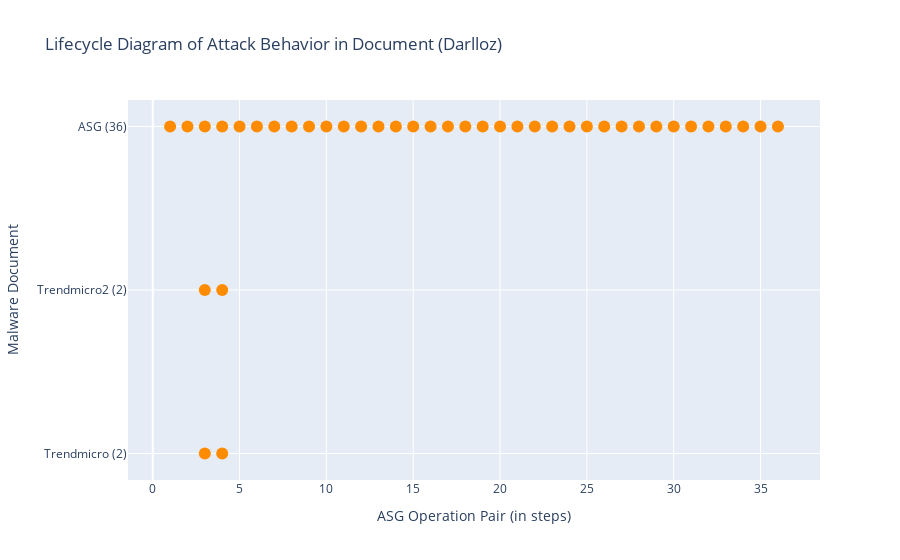

The cell this chart's notebook holds for it:
### Markdown cell above
### Run Script: draw Lifecycle diagram
- 兩個 traces (legend) 一般的 OP 和 ChangeSys OP。分兩個顏色，不重疊。
- x: [a,a,a,a,b,b,b,c,c,c] 不同 report 的 step 可以放同一個 list，因為屬於同個 trace。

### Code cell
# import plotly.express as px
import plotly.graph_objects as go

def symmetric_difference(list1: list, list2: list) -> list:
    ''' return list1 - list2. '''
    s = set(list2)
    temp3 = [x for x in list1 if x not in s]
    return temp3

def draw_lifecycle(fset:FamilySet):
    familname = fset.familyname
    # reportnames = [rem.reportname for rem in fset.rem_lst if len(rem.match_regex)]

    fig = go.Figure()
    x, y = [], []
    x_sys, y_sys = [], []
    for i, rem in enumerate(fset.rem_lst):
        if len(rem.OPset_order_index) == 0:
            continue

        numOfDot = len(rem.OPset_order_index)
        reportname = rem.reportname.split('.')[0]
        reportname = reportname.split('-')[1]
        if reportname == 'Ms':
            reportname = 'Microsoft'
        reportname += f' ({numOfDot})'
        x_sys.extend(rem.SysOPset_order_index) # 改變系統設定檔的 OP
        y_sys.extend([reportname] * len(rem.SysOPset_order_index))
        current_x_normal = symmetric_difference(rem.OPset_order_index, rem.SysOPset_order_index) # 一般的/其餘的 OP
        # print(reportname, 'numOfDot', numOfDot, 'rem.OPset_order_index', rem.OPset_order_index)
        # print('x_normal', current_x_normal, 'x_sys', rem.SysOPset_order_index)
        x.extend(current_x_normal)
        y.extend([reportname] * len(current_x_normal))
        pass
    # todo: add baseline's lifecycle
    print()
    rowname = f'ASG ({len(fset.sample.OPset)})'
    current_x_system = fset.sample.OPset_sysOnly_ordered_index
    current_x_normal = symmetric_difference(list(range(len(fset.sample.OPset))), current_x_system) # all steps - sysobj steps
    # print(sorted(current_x_system)) # 只能放UPDATE的，OPEN/READ不能喔
    x_sys.extend(current_x_system)
    y_sys.extend([rowname] * len(current_x_system)) 
    x.extend(current_x_normal)
    y.extend([rowname] * len(current_x_normal))
    # print(rowname, len(fset.sample.OPset), len(current_x_system), len(current_x_normal))
    
    # normal OPs
    x = [idx+1 for idx in x] # add 1 to each asg index
    fig.add_trace(go.Scatter(
        x=x,
        y=y,
        marker=dict(color="darkorange", size=12),
        mode="markers",
        name="Normal Operation Pair",
    ))

    # changeSysObj OPs
    x_sys = x = [idx+1 for idx in x_sys]
    fig.add_trace(go.Scatter(
        x=x_sys,
        y=y_sys,
        marker=dict(color="blue", size=12),
        mode="markers",
        name="Change SR Operation Pair",
    ))

    fig.update_layout(title=f"Lifecycle Diagram of Attack Behavior in Document ({familname})",
                    xaxis_title="ASG Operation Pair (in steps)",
                    yaxis_title="Malware Document")
    fig.show()
    pass

draw_lifecycle(fset)

### Figure 1 — Plotly figure (JSON) as saved in the notebook; plotly's stock layout.template omitted (floating-point values rounded to 4 significant figures)
{"data": [{"marker": {"color": "darkorange", "size": 12}, "mode": "markers", "name": "Normal Operation Pair", "type": "scatter", "x": [3, 4, 3, 4, 1, 2, 3, 4, 5, 6, 7, 8, 9, 10, 11, 12, 13, 14, 15, 16, 17, 18, 19, 20, 21, 22, 23, 24, 25, 26, 27, 28, 29, 30, 31, 32, 33, 34, 35, 36], "y": ["Trendmicro (2)", "Trendmicro (2)", "Trendmicro2 (2)", "Trendmicro2 (2)", "ASG (36)", "ASG (36)", "ASG (36)", "ASG (36)", "ASG (36)", "ASG (36)", "ASG (36)", "ASG (36)", "ASG (36)", "ASG (36)", "ASG (36)", "ASG (36)", "ASG (36)", "ASG (36)", "ASG (36)", "ASG (36)", "ASG (36)", "ASG (36)", "ASG (36)", "ASG (36)", "ASG (36)", "ASG (36)", "ASG (36)", "ASG (36)", "ASG (36)", "ASG (36)", "ASG (36)", "ASG (36)", "ASG (36)", "ASG (36)", "ASG (36)", "ASG (36)", "ASG (36)", "ASG (36)", "ASG (36)", "ASG (36)"]}, {"marker": {"color": "blue", "size": 12}, "mode": "markers", "name": "Change SR Operation Pair", "type": "scatter", "x": [], "y": []}], "layout": {"title": {"text": "Lifecycle Diagram of Attack Behavior in Document (Darlloz)"}, "xaxis": {"title": {"text": "ASG Operation Pair (in steps)"}}, "yaxis": {"title": {"text": "Malware Document"}}}}
